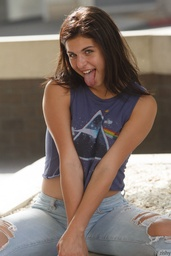
#> input picture image.jpg, 171 x 256 px, shrunk from 1280 x 1920 before the run
$ jupyter execute Kmeans.ipynb
#> lines starting #> are read from the running program, lines starting #| are printed output that depends on the picture
## K means clustering

[cell 1]
from PIL import Image
import random
from itertools import chain

### Trying K-means clustering

[cell 2]
class kmeans():
    """Cluster pixels by k means algorithm"""
    def __init__(self, filepath, k = 10):
#> called with filepath = 'image.jpg', k = 40
        self.img = Image.open(filepath)
#> self.img is the input picture: PIL image 171x256 RGB; mean R, G, B 131.5, 116.6, 107.1
        self.img.show()
        self.k = k
        self.pixelMap = self.img.load()
        #TODO: Donno how to sample from generator?
        self.pixels_xy = [ (x,y) for x in range(self.img.size[0])
                           for y in range(self.img.size[1]) ]
        self.__initialize_k_dict__( random.sample( self.pixels_xy, self.k ) )

    def __initialize_k_dict__(self, k_vals):
        """Generate dictionary of k clusters based on list of (x,y) tuples for k means"""
        # Initialize k clusters with pixels in group, starting with points representing k clusters themselves
        self.d_k_clusters = { self.xy2xyrgb(t_xy): [ self.xy2xyrgb(t_xy) ]
                              for t_xy in k_vals }
#> self.d_k_clusters = 40 items


    def minimize_distance(self, pixel, metric):
        """Given tuple representing pixel in image, return k group that minimizes distance by given metric"""
        dists = [ (k, metric(pixel, k)) for k in self.d_k_clusters.keys() ]
        # find tuple representing best k group by minimizing distance
        best_k, _ = min( dists, key = lambda t: t[1] )
        return best_k


    def xy2xyrgb(self, t_xy):
        """Given (x,y) of pixel, returns ((x,y), (R, G, B))"""
        return ( t_xy, self.pixelMap[ t_xy[0], t_xy[1] ] )


    def assign_pixels(self, metric):
        """Assign all pixels in image to closest matching group in self.d_k_groups, according to given distance metric"""
        print ('assigning pixels')
        for t in ( (x,y) for x in range(0, self.img.size[0])
                   for y in range(0, self.img.size[1]) ):
            # convert (x, y) of pixel location to ((x, y), (r, g, b))
            tval = self.xy2xyrgb(t)
            # append to dictionary value list corresponding to key of k-mean
            # that minimizes distance by given metric
            self.d_k_clusters[ self.minimize_distance( tval, metric ) ].append(tval)
#> this loop made 43776 passes
#> (tval, best_k in minimize_distance) on passes 1 to 3: (((0, 0), (87, 87, 79)), ((10, 93), (88, 76, 62))), (((0, 1), (88, 88, 80)), ((10, 93), (88, 76, 62))), (((0, 2), (88, 88, 80)), ((10, 93), (88, 76, 62)))


    def generate_image(self, warholize=False):
        """Once all pixels have been assigned to k clusters, use d_k_clusters to generate image data, with new pixel values determined by mean RGB of the cluster, or random color palette if warholize=True"""
#> called with warholize = False
        self.new_img = Image.new('RGB', self.img.size, "black")
#> self.new_img: PIL image 171x256 RGB; every value is 0
        # create pixel map
        pixels = self.new_img.load()

        def mean_rgb(k):
            """Given key value in self.d_k_clusters, return k mean by averaging (r,g,b) value over all values in group"""
            vals = self.d_k_clusters[k]
            # in order to sum tuple values, zip all tuples via splatted generator of (r,g,b) vals
            summed_rgb = tuple( sum(rgb) for rgb in zip( *( v[1] for v in vals )) )
            return tuple( int(rgb / len(vals)) for rgb in summed_rgb )

        if warholize:
            random_colors = random_color_palette(self.k)

        print ('putting pixels')

        for i, (k, v_list) in enumerate(self.d_k_clusters.items()):
            #print '.'
            pixelval = ( random_colors[i] if warholize else mean_rgb(k) )

            for t_xy, _ in v_list:
                pixels[t_xy[0], t_xy[1]] = pixelval
#> this loop made 40 passes
#> (k, summed_rgb in mean_rgb, pixelval) on passes 1 to 9: (((98, 159), (105, 105, 117)), (84442, 85342, 91974), (106, 107, 115)), (((107, 170), (167, 127, 102)), (61975, 46340, 37885), (174, 130, 106)), (((10, 93), (88, 76, 62)), (243932, 213022, 178403), (82, 72, 60)), (((66, 72), (56, 39, 31)), (23554, 15507, 12351), (51, 33, 26)), (((130, 226), (131, 135, 136)), (124404, 121826, 119923), (126, 123, 121)), (((124, 101), (46, 43, 54)), (27897, 25281, 32746), (53, 48, 62)), (((103, 169), (161, 119, 94)), (166216, 116621, 89772), (155, 109, 84)), (((77, 165), (173, 136, 117)), (120637, 101127, 92710), (165, 138, 127)), (((122, 2), (93, 94, 96)), (78076, 76975, 74377), (99, 97, 94))

        self.new_img.show()
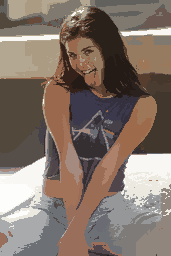
#> shown: PIL image 171x256 RGB; mean R, G, B 130.9, 116, 106.5
